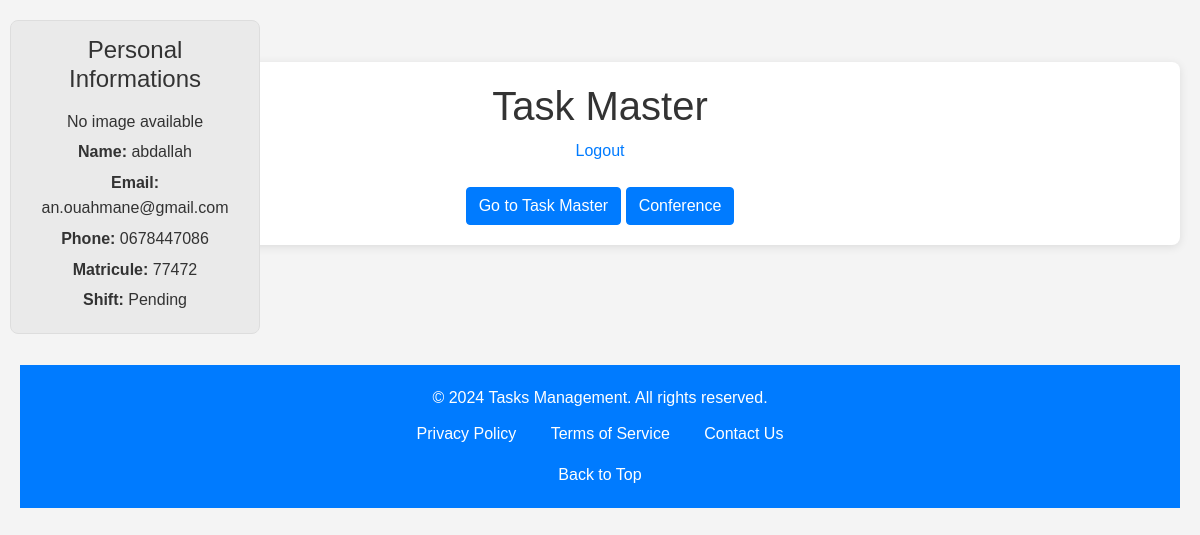
The page /index (signed in) on the database its author committed.
### app/models.py (models this page shows, shortened)
class User(db.Model, UserMixin):
    id = db.Column(db.Integer, primary_key=True)
    username = db.Column(db.String(150), unique=True, nullable=False)
    email = db.Column(db.String(150), unique=True, nullable=False)
    matricule = db.Column(db.String(15), unique=True, nullable=False)
    fonction = db.Column(db.String(150), nullable=False)
    prenom = db.Column(db.String(150), nullable=False)
    shift = db.Column(db.String(150), nullable=False)
    phone = db.Column(db.String(15), unique=True, nullable=False)
    profile_image = db.Column(db.String(150), nullable=True)
    password = db.Column(db.String(200), nullable=False)
    is_admin = db.Column(db.Boolean, default=False)
    is_super_admin = db.Column(db.Boolean, default=False)  # New field
    last_update = db.Column(db.DateTime, default=datetime.utcnow)
    is_approved = db.Column(db.Boolean, default=False)
    tasks = db.relationship('Todo', backref='user',
                            lazy=True, cascade="all, delete-orphan")
    is_pending = db.Column(db.Boolean, default=True)

### app/routes/main.py (the view)
@bp.route('/index')
@login_required  # Ensure the user is logged in
def index():
    return render_template('index.html', user=current_user)

### app/__init__.py (called while the page is built)
def create_app():
    app = Flask(__name__, instance_relative_config=True)
    app.config.from_object(Config)
    db.init_app(app)
    migrate = Migrate(app, db)
    login_manager.init_app(app)
    from .routes.auth import bp as auth_bp
    from .routes.admin import bp as admin_bp
    from .routes.main import bp as main_bp
    from .routes.tasks import bp as tasks_bp
    from .routes.user import bp as user_bp
    app.register_blueprint(auth_bp)
    app.register_blueprint(admin_bp)
    app.register_blueprint(main_bp)
    app.register_blueprint(tasks_bp)
    app.register_blueprint(user_bp)
    from .models import User
    @login_manager.user_loader
    def load_user(user_id):
        return User.query.get(int(user_id))
    with app.app_context():
        """

        db.drop_all()
        db.create_all()
        """
        create_default_admin()
    return app

### app/templates/index.html (shortened to what this page needs)
{% extends 'base.html' %}
{% block head %}
<link href="https://stackpath.bootstrapcdn.com/bootstrap/4.5.2/css/bootstrap.min.css" rel="stylesheet">
<link rel="stylesheet" href="{{ url_for('static', filename='css/index.css') }}">
{% endblock %}
{% block body %}
<div class="content">
    <div class="user-info">
        <h2>Personal Informations</h2>
        {% if user.profile_image %}
        <img src="{{ url_for('static', filename='uploads/' ~ user.profile_image) }}" alt="User Image">
        {% else %}
        <p>No image available</p>
        {% endif %}
        <p><strong>Name:</strong> {{ user.username }}</p>
        <p><strong>Email:</strong> {{ user.email }}</p>
        <p><strong>Phone:</strong> {{ user.phone }}</p>
        <p><strong>Matricule:</strong> {{ user.matricule }}</p>
        <p><strong>Shift:</strong> {{ user.shift }}</p>
    </div>
    <h1 style="text-align: center">Task Master</h1>
    {% if current_user.is_authenticated %}
    <p style="text-align: center">
        <a href="{{ url_for('auth.logout') }}">Logout</a>
    </p>
    {% endif %}
    <div class="text-center mt-4">
        <a href="{{ url_for('main.task_master') }}" class="btn btn-primary">Go to Task Master</a>
        <a href="{{ url_for('main.task_master') }}" class="btn btn-primary">Conference</a>
    </div>
</div>
{% endblock %}

### app/static/css/main.css (style rules this page uses)
body, html { margin: 0; font-family: sans-serif; }
* { box-sizing: border-box; }
.content { margin: 0 auto; width: 100%; max-width: 1200px; padding: 20px; box-sizing: border-box; overflow: hidden; overflow-x: auto; }
.user-info { position: absolute; top: 10px; left: 10px; background-color: #f9f9f9; border: 1px solid #ddd; padding: 10px; border-radius: 5px; }

### app/static/css/index.css (style rules this page uses)
* { margin: 0; padding: 0; box-sizing: border-box; }
body { font-family: Arial, sans-serif; line-height: 1.6; background-color: #f4f4f4; color: #333; padding: 20px; }
.content { max-width: 1200px; margin: 0 auto; padding: 20px; background: #fff; border-radius: 8px; box-shadow: 0 2px 10px rgba(0, 0, 0, 0.1); }
.user-info { background-color: #eaeaea; padding: 15px; border-radius: 8px; margin-bottom: 20px; position: fixed; top: 20px; right: 20px; width: 250px; text-align: center; z-index: 100; }
.user-info h2 { margin-bottom: 15px; font-size: 24px; }
.user-info p { margin: 5px 0; text-align: center; }

### rows shown on the page
User: username "abdallah", email "an.ouahmane@gmail.com", phone "0678447086", matricule "77472", shift "Pending"
